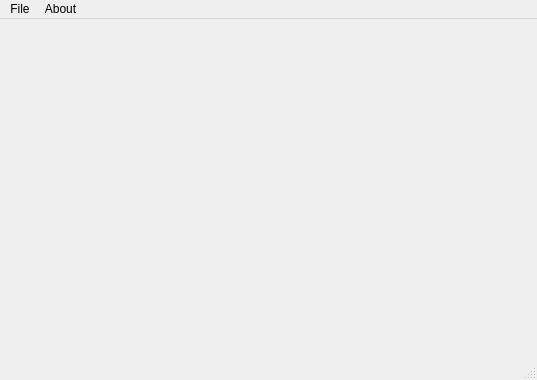
<?xml version="1.0" encoding="UTF-8"?>
<ui version="4.0">
 <class>ServerWindow</class>
 <widget class="QMainWindow" name="ServerWindow">
  <property name="geometry">
   <rect>
    <x>0</x>
    <y>0</y>
    <width>537</width>
    <height>380</height>
   </rect>
  </property>
  <property name="windowTitle">
   <string>ServerWindow</string>
  </property>
  <widget class="QWidget" name="centralwidget"/>
  <widget class="QMenuBar" name="menubar">
   <property name="geometry">
    <rect>
     <x>0</x>
     <y>0</y>
     <width>537</width>
     <height>21</height>
    </rect>
   </property>
   <widget class="QMenu" name="menuFile">
    <property name="title">
     <string>File</string>
    </property>
    <addaction name="actionSet_compute_device"/>
    <addaction name="actionExit"/>
   </widget>
   <widget class="QMenu" name="menuAbout">
    <property name="title">
     <string>About</string>
    </property>
    <addaction name="actionAbout"/>
   </widget>
   <addaction name="menuFile"/>
   <addaction name="menuAbout"/>
  </widget>
  <widget class="QStatusBar" name="statusbar">
   <property name="sizeGripEnabled">
    <bool>true</bool>
   </property>
  </widget>
  <action name="actionExit">
   <property name="text">
    <string>Exit server</string>
   </property>
  </action>
  <action name="actionAbout">
   <property name="text">
    <string>About</string>
   </property>
  </action>
  <action name="actionSet_compute_device">
   <property name="text">
    <string>Select compute device</string>
   </property>
  </action>
 </widget>
 <resources/>
 <connections>
  <connection>
   <sender>actionExit</sender>
   <signal>triggered()</signal>
   <receiver>ServerWindow</receiver>
   <slot>close()</slot>
   <hints>
    <hint type="sourcelabel">
     <x>-1</x>
     <y>-1</y>
    </hint>
    <hint type="destinationlabel">
     <x>268</x>
     <y>232</y>
    </hint>
   </hints>
  </connection>
  <connection>
   <sender>actionAbout</sender>
   <signal>triggered()</signal>
   <receiver>ServerWindow</receiver>
   <slot>onActionAbout()</slot>
   <hints>
    <hint type="sourcelabel">
     <x>-1</x>
     <y>-1</y>
    </hint>
    <hint type="destinationlabel">
     <x>268</x>
     <y>232</y>
    </hint>
   </hints>
  </connection>
  <connection>
   <sender>actionSet_compute_device</sender>
   <signal>triggered()</signal>
   <receiver>ServerWindow</receiver>
   <slot>onActionSetComputeDevice()</slot>
   <hints>
    <hint type="sourcelabel">
     <x>-1</x>
     <y>-1</y>
    </hint>
    <hint type="destinationlabel">
     <x>268</x>
     <y>211</y>
    </hint>
   </hints>
  </connection>
 </connections>
 <slots>
  <slot>onActionAbout()</slot>
  <slot>onActionSetComputeDevice()</slot>
 </slots>
</ui>
